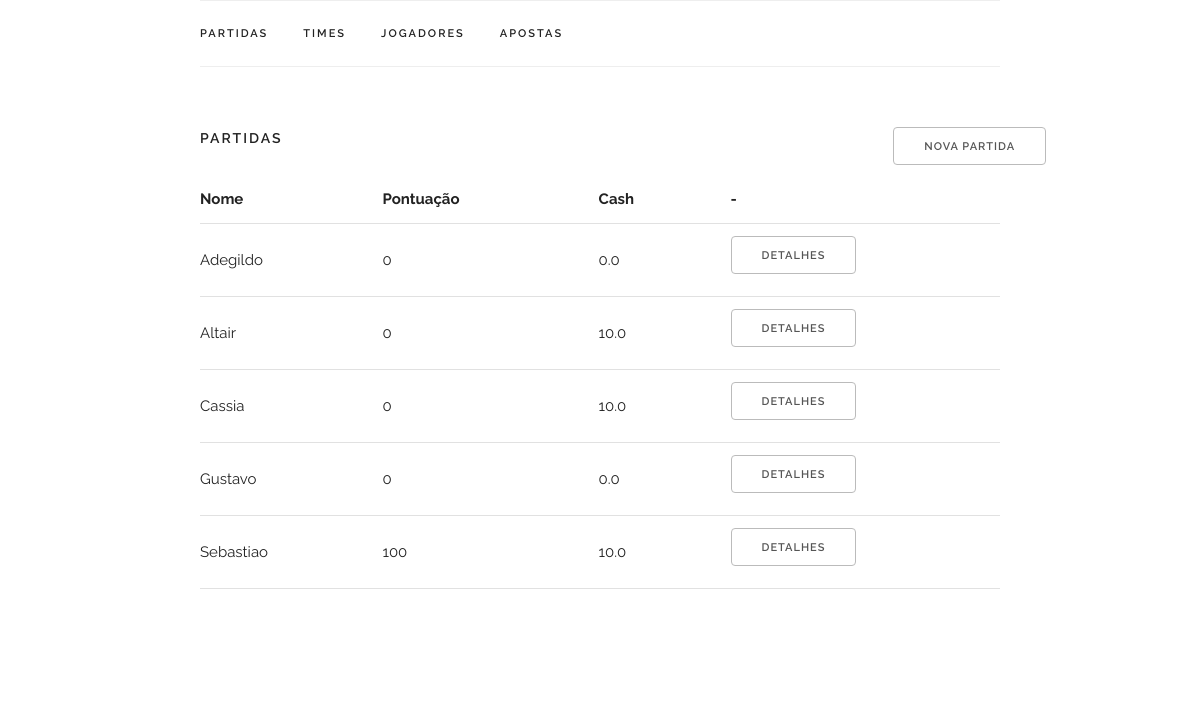
Screenshot of /players/ with the database file from the repository.
### bets/models.py (models this page shows, shortened)
class Player(models.Model):
    name = models.CharField(
        'nome',
        max_length=255
    )
    points = models.PositiveIntegerField(
        'pontos',
        default=0
    )
    cash = models.FloatField(
        'dinheiro',
        default=0
    )
    status = models.BooleanField(
        'ativo',
        default=True
    )
    class Meta:
        verbose_name = 'apostador'
        verbose_name_plural = 'apostadores'
        ordering = ['name']

### bets/views.py (the view)
# urls.py: url(r'^players/$', views.PlayerView.as_view(), name='player-list'),
class PlayerView(generic.ListView):
    template_name = 'player/list.html'
    def get_queryset(self):
        return models.Player.objects.all()

### templates/player/list.html
{% extends 'base.html' %}
{% block content %}
  <div class="docs-section"><div class="ten columns">
    <h6 class="docs-header">Partidas</h6>
  </div>
  <div class="two columns">
    <a class="button" href="{% url 'bets:match-create' %}"> Nova Partida </a>
  </div>
  <table class="u-full-width">
  <thead>
    <tr>
      <th>Nome</th>
      <th>Pontuação</th>
      <th>Cash</th>
      <th> - </th>
    </tr>
  </thead>
  <tbody>
    {% for obj in object_list %}
    <tr>
      <td>{{ obj.name }}</td>
      <td>{{obj.points}}</td>
      <td>{{obj.cash}}</td>
      <td><a class="button" href="{% url 'bets:player-details' obj.pk %}">Detalhes</a></td>
    </tr>
    {% endfor %}
  </tbody>
</table>
</div>
{% endblock %}

### static/css/skeleton.css (style rules this page uses)
.column, .columns { width: 100%; float: left; box-sizing: border-box; }
@media (min-width: 550px) { .column, .columns { margin-left: 4%; } }
@media (min-width: 550px) { .column:first-child, .columns:first-child { margin-left: 0; } }
@media (min-width: 550px) { .two.columns { width: 13.3333333333%; } }
@media (min-width: 550px) { .ten.columns { width: 82.6666666667%; } }
html { font-size: 62.5%; }
body { font-size: 1.5em; line-height: 1.6; font-weight: 400; font-family: "Raleway", "HelveticaNeue", "Helvetica Neue", Helvetica, Arial, sans-serif; color: #222; }
h1, h2, h3, h4, h5, h6 { margin-top: 0; margin-bottom: 2rem; font-weight: 300; }
h6 { font-size: 1.5rem; line-height: 1.6; letter-spacing: 0; }
@media (min-width: 550px) { h6 { font-size: 1.5rem; } }
a { color: #1EAEDB; }
.button, button, input[type="submit"], input[type="reset"], input[type="button"] { display: inline-block; height: 38px; padding: 0 30px; color: #555; text-align: center; font-size: 11px; font-weight: 600; line-height: 38px; letter-spacing: .1rem; text-transform: uppercase; text-decoration: none; white-space: nowrap; background-color: transparent; border-radius: 4px; border: 1px solid #bbb; cursor: pointer; box-sizing: border-box; }
th, td { padding: 12px 15px; text-align: left; border-bottom: 1px solid #E1E1E1; }
th:first-child, td:first-child { padding-left: 0; }
th:last-child, td:last-child { padding-right: 0; }
button, .button { margin-bottom: 1rem; }
pre, blockquote, dl, figure, table, p, ul, ol, form { margin-bottom: 2.5rem; }
.u-full-width { width: 100%; box-sizing: border-box; }

### static/css/custom.css (style rules this page uses)
.docs-header { text-transform: uppercase; font-size: 1.4rem; letter-spacing: .2rem; font-weight: 600; }
.docs-section { border-top: 1px solid #eee; padding: 4rem 0; margin-bottom: 0; }
@media (min-width: 550px) { .docs-section { padding: 6rem 0; } }
@media (min-width: 750px) { .navbar + .docs-section { border-top-width: 0; } }

### rows the page displays
Player: name "Adegildo", points "0", cash "0.0"
Player: name "Altair", points "0", cash "10.0"
Player: name "Cassia", points "0", cash "10.0"
Player: name "Gustavo", points "0", cash "0.0"
Player: name "Sebastiao", points "100", cash "10.0"
